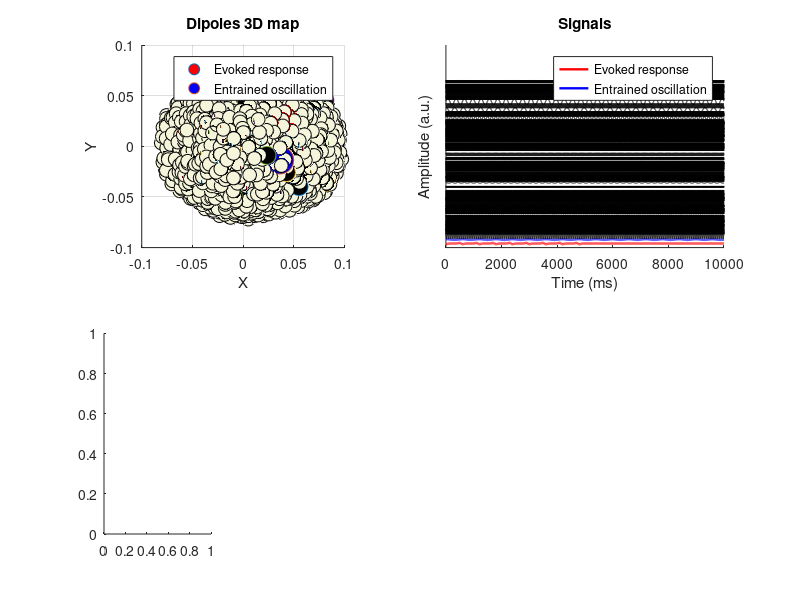

Write the MATLAB code that produced this figure. (Note: this script raises an error after producing the figure.)
clc, clear, close all

% Import structures and dipole forward model
cd('/Users/au658766/Documents/MIB/learning_Doing/RSS_2022_(Linear Algebra)/all_datafiles');
load('emptyEEG.mat');


%% Simulation settings

% Stimulation frequency
stimfrex = 1.67; 

% Time vector
srate = 1000;
Tsim = 10; % duration of the simulation, in seconds;
npnts = Tsim * srate; 
tvec = 0:1/srate:Tsim-1/srate; % time vector, in seconds

% Define oscillators
noscs = 40;
nevos = 1;
oscshape = {'sin'; 'square'; 'ramp1'; 'ramp2'}; % ... ; test different waveforms

% Signal parameters
snr = 10; % signal-to-noise ratio, vector related to white noise; 5 is excellent, 4 is acceptable

% Oscillations
ratemod = ones(noscs,npnts); % ones for fixed oscillators
oscsamp  = ceil(10*rand(noscs,1)); % you may randomize here 
frexcutoff = 100;
oscsfrex   =  1 + (frexcutoff-1) * rand(noscs,1) ; % for the time being, fixed; flexible for becoming dynamic oscillator   ratemod *..
oscsfrex(1) = stimfrex; % force first oscillation to be the target entrained oscillation
oscsphase = pi*rand(size(oscsfrex)); % randomize phase offsets


% Evoked responses (for the time being, use Gaussian parameters)
evo_fwhm = .1;
evo_s  = evo_fwhm*(2*pi-1)/(4*pi); % normalized width
evo_amp = 2*oscsamp(1); % relataive to target entrained oscillation
nstims = 1.5*round( Tsim/stimfrex ); % how many stimulus repetitions

% Noise
noiseamp = mean( mean(oscsamp) ) / snr;

% Initialize sensor space
nchans = length(EEG.chanlocs);
eegData = zeros(nchans, npnts);
chanlabels = {EEG.chanlocs.labels};

% Initialize visualization settings
offvis = max(oscsamp) * [1:1:nchans]'; %  visualization offset, for channels; scale by amplitude


%% Generate signals

% Initialize signal matrices
oscs = zeros(noscs,npnts); 
evo = zeros(1,npnts); % only one evoked response

% Generate components

% Oscillators
for osci = 1:noscs
    
    oscs(osci,:) = oscsamp(osci) * sin( 2*pi*tvec*oscsfrex(osci) + oscsphase(osci) );
    
end

% Evoked-response
for stimi = 1:nstims % for each event
    
    evo_center = (stimi - 1) / stimfrex; % calculate the center of the Gaussian for the current stimi   
    ercomp1 = evo_amp * ( -exp(-.5*((tvec - evo_center)/evo_s).^2) );  % add the first component of the Gaussian with the current center to the signal
    ercomp2 = evo_amp * ( exp(-.5*((tvec - evo_center+evo_fwhm)/evo_s).^2) ); % shift the second component to get the 'heart-beat' shape
    evo = evo + ercomp1 + ercomp2;
    
end

% Broadband signal 
ed = 5; %exponential decay parameter (the higher it its, the close to white noise
broadgain = .1*max(oscsamp); % set with respect to largest oscillation
pinkSpctr = rand(1,floor(npnts/2)-1) .* exp(-(1:floor(npnts/2)-1)/ed); % white noise + 1/f component
% figure
% subplot(311)
% plot(pinkSpctr)
pinkSpctr = [pinkSpctr(1) pinkSpctr 0 0 pinkSpctr(:,end:-1:1)]'; % 'mirror' spectrum: dc - frequencies - nyquist - negative frequencies
% subplot(312)
% plot(pinkSpctr)
fc = pinkSpctr .* exp(1i*2*pi*rand(size(pinkSpctr)));% fourier coefficients
pinkNoise = broadgain * real(ifft(fc)) * npnts;
% subplot(313)
% plot(pinkNoise)

% white noise (to be added to channels; uncorrelated noise across channels)
wnoise   = noiseamp * 2*(rand(size(eegData))-.5); % 0-1, every component has its own random noise - uncorrelated



%% Dipole injection (ground-truth)
% only inject signals; noise will be added later on

ndips = size(lf.Gain,3); %  number of dipoles
mydips = ceil(ndips*rand(noscs+nevos,1)); % select dipole indexes
dummydip = datasample(setdiff([1:ndips]',mydips), 1); % dummy dipole to project aperiodic 1/f component

% assign signals to dipoles 
dipsData = [evo ; oscs]; 


%% Sensor data
 

% project from any dipole other than mydips; trick to impose spatial correlation assuming a single source for aperiodic component

% normalize gain for projection (not to create abnormal values) - my idea
% to include, might be a bad one
fwd_weights_broad = squeeze( -lf.Gain(:,1,dummydip) ./ max(abs(lf.Gain(:,1,dummydip))) ); % why negative? It was in a solution by Cohen...
% NOTE: it looks like t
broadsig = fwd_weights_broad * pinkNoise'; % project broadband component in spensor space as projected pink noise
% TODO: add alpha/beta bumps


% normalize gain for projection (not to create abnormal values) - my idea
% to include, might be a bad one
fwd_weights_narrow = squeeze( -lf.Gain(:,1,mydips) ./ max(abs(lf.Gain(:,1,mydips))) ); % why negative? It was in a solution by Cohen...

% simulate data
eegData = wnoise + broadsig(:,end-1); 
% now project dipole data to scalp electrodes
eegData = eegData + fwd_weights_narrow * dipsData;


% Visualize
figemptycolor = [245, 245, 220] / 255;
figemptysize = 10;
figemptyidx = ~ismember(1:ndips,(mydips));
figcolors = [ 'r','b',repmat(['k'],1,noscs-1) ];
figlinesize = [ 1.7,1.7,repmat(.8,1,noscs-1) ];
figmarksize = [ 2*figemptysize,2*figemptysize,repmat(1.3*figemptysize,1,noscs-1) ];


figure(1), clf
% Dipoles map
subplot(2,4,[1 2])
hold on % plot the dipoles with signal first
for dipi = 1:length(mydips)
    plot3(lf.GridLoc(mydips(dipi),1),lf.GridLoc(mydips(dipi),2),lf.GridLoc(mydips(dipi),3),'o','MarkerSize',figmarksize(dipi),'MarkerFaceColor',figcolors(dipi))
end
% then the rest
plot3(lf.GridLoc(figemptyidx,1),lf.GridLoc(figemptyidx,2),lf.GridLoc(figemptyidx,3),'ok','MarkerFacecolor',figemptycolor,'MarkerSize',figemptysize)
xlabel('X'), ylabel('Y'), zlabel('Z')
grid on
axis square
legend('Evoked response','Entrained oscillation')
title('Dipoles 3D map')

% Dipole signals (ground-truth)
subplot(2,4,[3 4])
hold on
for dipi = 1:length(mydips)
plot(repmat(offvis(dipi),1,npnts)' + dipsData(dipi,:)', 'color', figcolors(dipi), 'LineWidth', figlinesize(dipi))
end
yticks([])
xlabel('Time (ms)')
ylabel('Amplitude (a.u.)')
legend('Evoked response','Entrained oscillation')
title('Signals') 

% Dipole projection maps (forward model, ground-truth)
subplot(2,4,5)
clim = [-45 45];
topoplotIndie(-lf.Gain(:,1,mydips(2)), EEG.chanlocs,'maplimits',clim,'numcontour',0,'electrodes','off','shading','interp');
title('1st Oscillator projection')
subplot(2,4,6)
topoplotIndie(-lf.Gain(:,1,mydips(1)), EEG.chanlocs,'maplimits',clim,'numcontour',0,'electrodes','off','shading','interp');
title('1st Evoked response projection')
colormap jet

% Data in EEG sensor space
subplot(2,4,[7:8])
plot(repmat(offvis,1,npnts)' + eegData')
xlabel('Time (ms)')
ylabel('Amplitude (a.u.)')
yticks(offvis(1:4:nchans))
yticklabels(chanlabels(nchans:-4:1))
title('Data in sensor space')






%% SEE LAN_FRIDAY_PRACT_1_SOL FOR STRUCTURE OF PLOTTING FOR COMPATING SOURCE SEPARATIONS

% Initialization
ncomps = 2; % number of target  components
[GEDmap,PCAmap,ICAmap] = deal( zeros(ncomps,nchans) );
[GEDts,PCAts,ICAts] = deal( zeros(ncomps,npnts) );


%% ------------------- %%
%          GED          %
%   -----------------   %

% Assing and filter data
fwhm = .3; % filter width
broadData = eegData;
narrowData = filterFGx(eegData,srate,stimfrex,fwhm,0);

% Compute covariance matrices
covS = cov(narrowData');
covR = cov(broadData');

% Visualize
figure(2), clf

subplot(2,3,[1:2])
plot(repmat(offvis,1,npnts)' + broadData')
ylim([min(broadData(:)) max(broadData(:))+max(offvis(:))])
xlabel('Time (ms)')
ylabel('Amplitude (a.u.)')
title('Broadband sensor data')
subplot(2,3,[4:5])
plot(repmat(offvis,1,npnts)' + narrowData')
ylim([min(broadData(:)) max(broadData(:))+max(offvis(:))])
xlabel('Time (ms)')
ylabel('Amplitude (a.u.)')
title('Narrowband sensor data')
subplot(2,3,3)
imagesc(covR), axis square
title('Covariance R (Broadband)')
subplot(2,3,6)
imagesc(covS), axis square
title('Covariance S (Narrowband)')
sgtitle('GED covariance separation')

% GED
[evecs,evals] = eig(covS,covR);
[evals,sidx]  = sort( diag(evals),'descend' );
evecs = evecs(:,sidx);

% compute filter forward model and flip sign

for compi = 1:ncomps
GEDmap(compi,:) = evecs(:,compi)'*covS; % get component
[~,idxmax] = max(abs(GEDmap(:,1)));  % find max magnitude
GEDmap(compi,:)  = GEDmap(compi,:)*sign(GEDmap(compi,idxmax)); % possible sign flip

% compute first 2 components time series (projections)
GEDts(compi,:) = evecs(:,compi)'*eegData;
end


% %% ------------------- %%
% %          PCA          %
% %   -----------------   %
% 
% Compute covariance matrices
covS = cov(broadData');

% PCA
[evecs,evals] = eig(covS);
[evals,sidx]  = sort( diag(evals),'descend' );
evecs = evecs(:,sidx);

% compute filter forward model and flip sign
for compi = 1:ncomps
PCAmap(compi,:) = evecs(:,compi)'*covS; % get component
[~,idxmax] = max(abs(PCAmap(:,1)));  % find max magnitude
% idx=31; ??
PCAmap(compi,:)  = PCAmap(compi,:)*sign(PCAmap(compi,idxmax)); % possible sign flip

% compute first 2 components time series (projections)
PCAts(compi,:) = evecs(:,compi)'*eegData;
end



% ------------------- %%
%          ICA          %
%   -----------------   %


% reshape to 2D and push through jade
ivecs  = jader(eegData,30); % second argument limits the N of sources to extract

% compute ICA map and time series
allmaps = pinv(ivecs'); %compute in one step
for compi = 1:30
    ICAmap(compi,:) = allmaps(compi,:);
    ICAts(compi,:)  = ivecs(compi,:)*eegData;
end




%% TF analysis
      
% frequencies in Hz
frex = linspace(2,20,20);

% convenient to have component time series data as 2D
allts = [ oscs(1,:) % groundtruth (dipole oscillator)
          evo  
          GEDts(1,:)
          GEDts(2,:)
          PCAts(1,:)
          PCAts(2,:)
          ICAts(1,:)
          ICAts(2,:)];
         
nts = size(allts,1);

% initialize time-frequency matrix
ctf = zeros(nts,length(frex),npnts);


% loop over frequencies
for fi=1:length(frex)
    
    % filter data for both components at this frequency
    filtcomp = filterFGx(allts,EEG.srate,frex(fi),4);
    
    % loop over components
    for compi=1:size(ctf,1)
        
        % compute power time series as envelope of Hilbert transform
        as = hilbert(filtcomp(compi,:));
        
        % TF power is trial-average power
        ctf(compi,fi,:) = mean( abs(as).^2 ,2);
    end
end



%% --------------------------- %%
%          ASSESSMENT        %
%   -------------------------   %


% Correlation with groundtruth: activation timeseries 
% 'at best': pick maximum, and absolute value 
GEDcorr_osc = max( abs(corr(GEDts(1,:)',oscs(1,:)')) , abs(corr(GEDts(1,:)',evo'))  );
GEDcorr_evo = max( abs(corr(GEDts(2,:)',oscs(1,:)')) , abs(corr(GEDts(2,:)',evo'))  );
PCAcorr_osc = max( abs(corr(PCAts(1,:)',oscs(1,:)')) , abs(corr(PCAts(1,:)',evo'))  );
PCAcorr_evo = max( abs(corr(PCAts(2,:)',oscs(1,:)')) , abs(corr(PCAts(2,:)',evo'))  );
ICAcorr_osc = max( abs(corr(ICAts(1,:)',oscs(1,:)')) , abs(corr(ICAts(1,:)',evo'))  );
ICAcorr_evo = max( abs(corr(ICAts(2,:)',oscs(1,:)')) , abs(corr(ICAts(2,:)',evo'))  );
% conctenate (for plots)
corrs_ts = [ nan;
          nan;
          GEDcorr_osc;
          GEDcorr_evo;
          PCAcorr_osc;
          PCAcorr_evo;
          ICAcorr_osc;
          ICAcorr_evo; ];
      
% Correlation with groundtruth: activation pattern 
GEDcorr_osc_map = max( abs(corr(GEDmap(1,:)',fwd_weights_narrow(:,1))) , abs(corr(GEDmap(1,:)',fwd_weights_narrow(:,2)))  );
GEDcorr_evo_map = max( abs(corr(GEDmap(2,:)',fwd_weights_narrow(:,1))) , abs(corr(GEDmap(2,:)',fwd_weights_narrow(:,2)))  );
PCAcorr_osc_map = max( abs(corr(PCAmap(1,:)',fwd_weights_narrow(:,1))) , abs(corr(PCAmap(1,:)',fwd_weights_narrow(:,2)))  );
PCAcorr_evo_map = max( abs(corr(PCAmap(2,:)',fwd_weights_narrow(:,1))) , abs(corr(PCAmap(2,:)',fwd_weights_narrow(:,2)))  );
ICAcorr_osc_map = max( abs(corr(ICAmap(1,:)',fwd_weights_narrow(:,1))) , abs(corr(ICAmap(1,:)',fwd_weights_narrow(:,2)))  );
ICAcorr_evo_map = max( abs(corr(ICAmap(2,:)',fwd_weights_narrow(:,1))) , abs(corr(ICAmap(2,:)',fwd_weights_narrow(:,2)))  );
% conctenate (for comparison plots)
corrs_map = [ nan;
          nan;
          GEDcorr_osc_map;
          GEDcorr_evo_map;
          PCAcorr_osc_map;
          PCAcorr_evo_map;
          ICAcorr_osc_map;
          ICAcorr_evo_map; ];



%% Visualize


% GED: show activation timeseries, topographical maps and eigenspectrum
figure(3)
subplot(3,3,[1:3])
plot(GEDts(1,:))
title('Timeseries component #1')
hold on
plot(GEDts(2,:))
title('Timeseries component #2')
legend(['Component #1 - r = ' num2str(GEDcorr_osc)] , ['Component #2 - r = ' num2str(GEDcorr_evo)])
subplot(3,3,4)
topoplotIndie(GEDmap(1,:),EEG.chanlocs,'numcontour',0,'electrodes','off');
title( { 'Map component #1' , ['r = ' num2str(GEDcorr_osc_map)] } )
subplot(3,3,5)
topoplotIndie(GEDmap(2,:),EEG.chanlocs,'numcontour',0,'electrodes','off');
title( { 'Map component #2' , ['r = ' num2str(GEDcorr_evo_map)] } )
subplot(3,3,6)
plot(evals,'s-','linew',2,'markersize',10,'markerfacecolor','k')
set(gca,'xlim',[0 15])
ylabel('\lambda'), title('GED eigenspectra'), axis square
sgtitle('GED results')


% PCA: show activation timeseries, topographical maps and eigenspectrum
figure(4)
subplot(3,3,[1:3])
plot(PCAts(1,:))
title('Timeseries component #1')
hold on
plot(PCAts(2,:))
title('Timeseries component #2')
legend(['Component #1 - r = ' num2str(PCAcorr_osc)] , ['Component #2 - r = ' num2str(PCAcorr_evo)])
subplot(3,3,4)
topoplotIndie(PCAmap(1,:),EEG.chanlocs,'numcontour',0,'electrodes','off');
title( { 'Map component #1' , ['r = ' num2str(PCAcorr_osc_map)] } )
subplot(3,3,5)
topoplotIndie(PCAmap(2,:),EEG.chanlocs,'numcontour',0,'electrodes','off');
title( { 'Map component #2' , ['r = ' num2str(PCAcorr_evo_map)] } )
subplot(3,3,6)
plot(evals,'s-','linew',2,'markersize',10,'markerfacecolor','k')
set(gca,'xlim',[0 15])
ylabel('\lambda'), title('PCA eigenspectra'), axis square
sgtitle('PCA results')

% ICA: show activation timeseries, topographical maps and eigenspectrum
figure(5)
subplot(3,3,[1:3])
plot(ICAts(1,:))
title('Timeseries component #1')
hold on
plot(ICAts(2,:))
legend(['Component #1 - r = ' num2str(ICAcorr_osc)] , ['Component #2 - r = ' num2str(ICAcorr_evo)])
title('Timeseries component #2')
subplot(3,3,4)
topoplotIndie(ICAmap(1,:),EEG.chanlocs,'numcontour',0,'electrodes','off');
title( { 'Map component #1' , ['r = ' num2str(ICAcorr_osc_map)] } )
subplot(3,3,5)
topoplotIndie(ICAmap(2,:),EEG.chanlocs,'numcontour',0,'electrodes','off');
title( { 'Map component #2' , ['r = ' num2str(ICAcorr_evo_map)] } )
subplot(3,3,6)
% NOTE: ICA doesn't have an eigenspectrum, so we take 
% the variance of the maps as a proxy measure.
plot(var(ICAmap,[],2),'s-','linew',2,'markersize',10,'markerfacecolor','k')
set(gca,'xlim',[0 15])
ylabel('ICA energy'), title('ICA spectrum'), axis square
sgtitle('ICA results')


% TF comparison
figure(6), clf
decompName = { 'Ground-truth oscillation','Groundtruth evoked response','GED #1','GED #2','PCA #1','PCA #2','ICA #1','ICA #2' };
for tsi = nts:-1:1
    % Calculate the actual subplot position, skipping 5 and 10
    subplotPosition = tsi + floor((tsi-1)/4);

    % Skip positions 5 and 10
    if subplotPosition ~= 5 && subplotPosition ~= 10
        subplot(2,5,subplotPosition)
        contourf(tvec, frex, squeeze(ctf(tsi,:,:)), 40, 'linecolor', 'none')
        axis square
        title({decompName{tsi}, ['r = ' num2str(corrs_ts(tsi))]})
        xlabel('Time (s)'), ylabel('Frequency (Hz)')
    end
end
